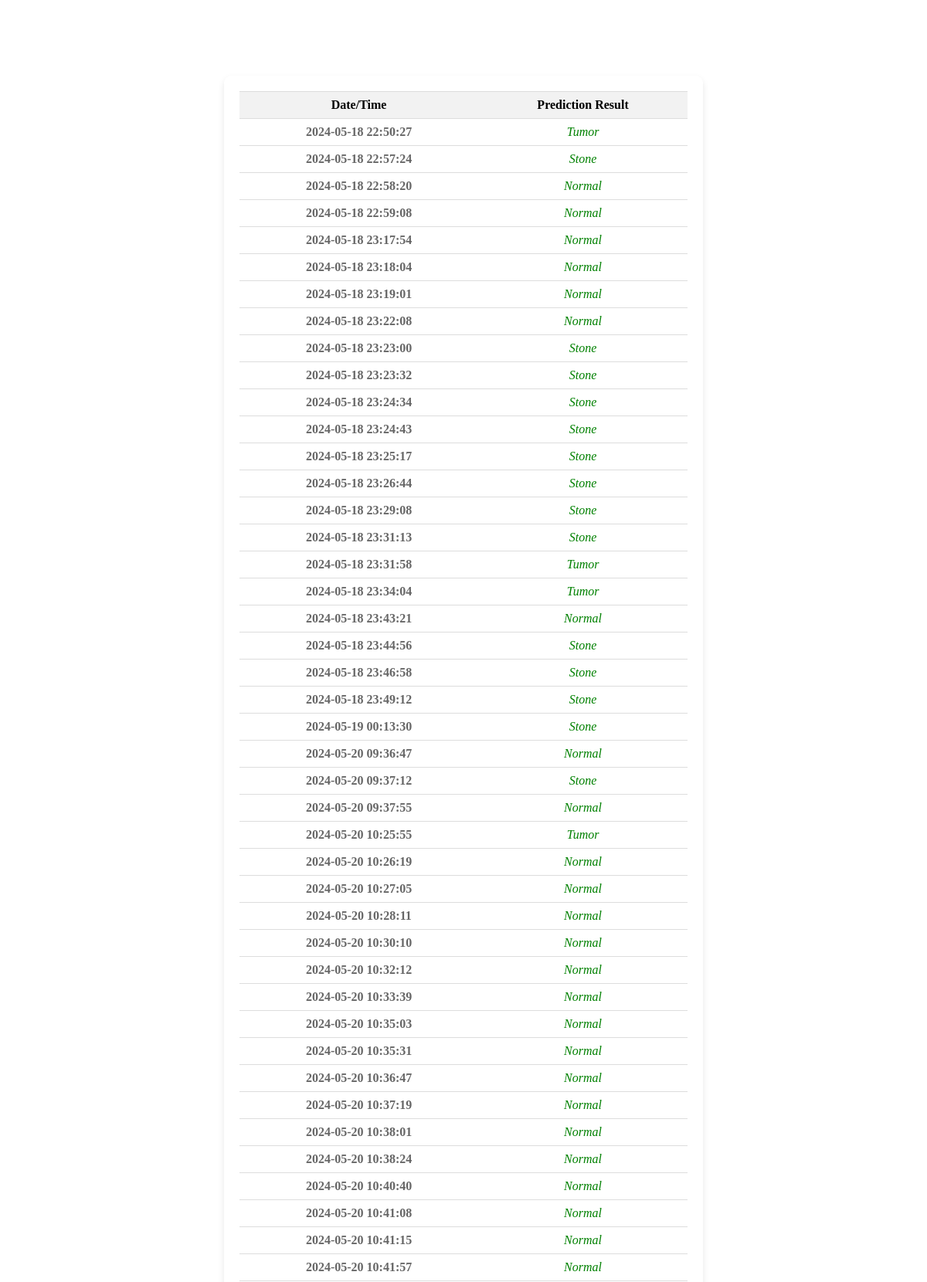
The page /user_history (upper part) on the database its author committed.
### tables this page shows
CREATE TABLE user_history
                 (id INTEGER PRIMARY KEY, username TEXT, date TEXT, predicted_label_alexnet TEXT);

### app.py (the view)
@app.route('/user_history', methods=['GET'])
def show_user_history():
    conn = sqlite3.connect('users.db')
    c = conn.cursor()
    c.execute("SELECT date, predicted_label_alexnet FROM user_history WHERE username = ?", ('test_user',))  # Replace 'test_user' with actual username
    history_data = c.fetchall()
    conn.close()
    return render_template('user_history.html', history_data=history_data)

### templates/user_history.html (shortened to what this page needs)
<!DOCTYPE html>
<html lang="en">
<head>
</head>
<body>
    <h1>User History</h1>
    <div class="table-container">
        <table>
            <tr>
                <th>Date/Time</th>
                <th>Prediction Result</th>
            </tr>
            {% for entry in history_data %}
                <tr>
                    <td class="date-time">{{ entry[0] }}</td>
                    <td class="prediction-result">{{ entry[1] }}</td>
                </tr>
            {% endfor %}
        </table>
    </div>
</body>
</html>

### templates/user_history.html (style rules this page uses)
body { font-family: Arial, sans-serif; margin: 0; padding: 20px; height: 100vh; overflow: hidden; position: relative; }
body::before { content: ''; position: fixed; top: 0; left: 0; width: 100%; height: 100%; background-image: url('https://img.freepik.com/premium-photo/paper-kidneys-stethoscope-pink_185193-29862.jpghttps://img.freepik.com/premium-photo/stethoscope-decorative-kidneys-gray-textured_185193-29874.jpg'); background-size: cover; background-position: center; z-index: -1; }
h1 { text-align: center; font-family: 'Times New Roman', Times, serif; margin-bottom: 20px; color:white; }
.table-container { margin: 0 auto; max-width: 50%; height: calc(100vh - 220px); overflow-y: auto; background-color: rgba(255, 255, 255, 0.8); padding: 20px; border-radius: 10px; box-shadow: 0 4px 8px rgba(0, 0, 0, 0.1); }
table { width: 100%; border-collapse: collapse; margin-bottom: 20px; }
th, td { padding: 8px; font-family: 'Times New Roman', Times, serif; text-align: center; border-bottom: 1px solid #ddd; border-top: 1px solid #ddd; background-color: #fff; }
th { background-color: #f2f2f2; border-bottom: 1px solid #ddd; border-top: 1px solid #ddd; }
tr:nth-child(even) { background-color: #f2f2f2; }
.date-time { font-weight: bold; color: #666; }
.prediction-result { text-transform: capitalize; font-style: italic; font-family: 'Times New Roman', Times, serif; color: green; }

### rows shown on the page
user_history: date "2024-05-18 22:50:27", predicted_label_alexnet "Tumor"
user_history: date "2024-05-18 22:57:24", predicted_label_alexnet "Stone"
user_history: date "2024-05-18 22:58:20", predicted_label_alexnet "Normal"
user_history: date "2024-05-18 22:59:08", predicted_label_alexnet "Normal"
user_history: date "2024-05-18 23:17:54", predicted_label_alexnet "Normal"
user_history: date "2024-05-18 23:18:04", predicted_label_alexnet "Normal"
user_history: date "2024-05-18 23:19:01", predicted_label_alexnet "Normal"
user_history: date "2024-05-18 23:22:08", predicted_label_alexnet "Normal"
user_history: date "2024-05-18 23:23:00", predicted_label_alexnet "Stone"
user_history: date "2024-05-18 23:23:32", predicted_label_alexnet "Stone"
user_history: date "2024-05-18 23:24:34", predicted_label_alexnet "Stone"
user_history: date "2024-05-18 23:24:43", predicted_label_alexnet "Stone"
user_history: date "2024-05-18 23:25:17", predicted_label_alexnet "Stone"
user_history: date "2024-05-18 23:26:44", predicted_label_alexnet "Stone"
user_history: date "2024-05-18 23:29:08", predicted_label_alexnet "Stone"
user_history: date "2024-05-18 23:31:13", predicted_label_alexnet "Stone"
user_history: date "2024-05-18 23:31:58", predicted_label_alexnet "Tumor"
user_history: date "2024-05-18 23:34:04", predicted_label_alexnet "Tumor"
user_history: date "2024-05-18 23:43:21", predicted_label_alexnet "Normal"
user_history: date "2024-05-18 23:44:56", predicted_label_alexnet "Stone"
user_history: date "2024-05-18 23:46:58", predicted_label_alexnet "Stone"
user_history: date "2024-05-18 23:49:12", predicted_label_alexnet "Stone"
user_history: date "2024-05-19 00:13:30", predicted_label_alexnet "Stone"
user_history: date "2024-05-20 09:36:47", predicted_label_alexnet "Normal"
user_history: date "2024-05-20 09:37:12", predicted_label_alexnet "Stone"
user_history: date "2024-05-20 09:37:55", predicted_label_alexnet "Normal"
user_history: date "2024-05-20 10:25:55", predicted_label_alexnet "Tumor"
user_history: date "2024-05-20 10:26:19", predicted_label_alexnet "Normal"
user_history: date "2024-05-20 10:27:05", predicted_label_alexnet "Normal"
user_history: date "2024-05-20 10:28:11", predicted_label_alexnet "Normal"
user_history: date "2024-05-20 10:30:10", predicted_label_alexnet "Normal"
user_history: date "2024-05-20 10:32:12", predicted_label_alexnet "Normal"
user_history: date "2024-05-20 10:33:39", predicted_label_alexnet "Normal"
user_history: date "2024-05-20 10:35:03", predicted_label_alexnet "Normal"
user_history: date "2024-05-20 10:35:31", predicted_label_alexnet "Normal"
user_history: date "2024-05-20 10:36:47", predicted_label_alexnet "Normal"
user_history: date "2024-05-20 10:37:19", predicted_label_alexnet "Normal"
user_history: date "2024-05-20 10:38:01", predicted_label_alexnet "Normal"
user_history: date "2024-05-20 10:38:24", predicted_label_alexnet "Normal"
user_history: date "2024-05-20 10:40:40", predicted_label_alexnet "Normal"
user_history: date "2024-05-20 10:41:08", predicted_label_alexnet "Normal"
user_history: date "2024-05-20 10:41:15", predicted_label_alexnet "Normal"
user_history: date "2024-05-20 10:41:57", predicted_label_alexnet "Normal"
